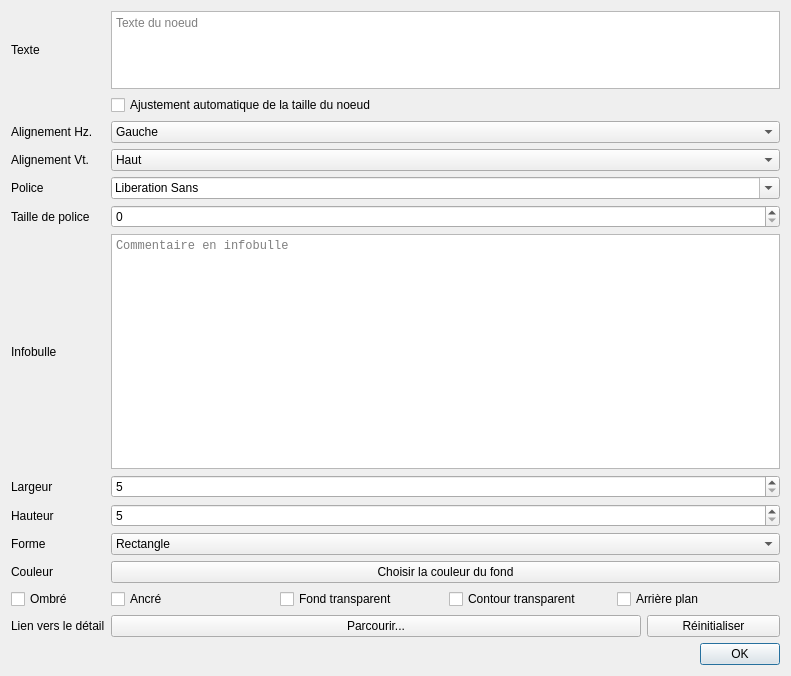
<?xml version="1.0" encoding="UTF-8"?>
<ui version="4.0">
 <class>ModifyCustomNodeDialog</class>
 <widget class="QDialog" name="ModifyCustomNodeDialog">
  <property name="geometry">
   <rect>
    <x>0</x>
    <y>0</y>
    <width>791</width>
    <height>676</height>
   </rect>
  </property>
  <property name="windowTitle">
   <string>Modifier le noeud</string>
  </property>
  <layout class="QGridLayout" name="gridLayout" rowstretch="1,0,0,0,0,0,3,0,0,0,0,0,0,0,0,0">
   <item row="13" column="0">
    <widget class="QCheckBox" name="checkBoxShadow">
     <property name="text">
      <string>Ombré</string>
     </property>
    </widget>
   </item>
   <item row="0" column="1">
    <widget class="QTextEdit" name="textEditText">
     <property name="tabChangesFocus">
      <bool>true</bool>
     </property>
     <property name="placeholderText">
      <string>Texte du noeud</string>
     </property>
    </widget>
   </item>
   <item row="6" column="1">
    <widget class="QTextEdit" name="textEditComment">
     <property name="font">
      <font>
       <family>Courier New</family>
      </font>
     </property>
     <property name="tabChangesFocus">
      <bool>true</bool>
     </property>
     <property name="placeholderText">
      <string>Commentaire en infobulle</string>
     </property>
    </widget>
   </item>
   <item row="1" column="1">
    <widget class="QCheckBox" name="checkBoxAutoAdjust">
     <property name="text">
      <string>Ajustement automatique de la taille du noeud</string>
     </property>
    </widget>
   </item>
   <item row="0" column="0">
    <widget class="QLabel" name="labelText">
     <property name="text">
      <string>Texte</string>
     </property>
     <property name="buddy">
      <cstring>textEditText</cstring>
     </property>
    </widget>
   </item>
   <item row="2" column="0">
    <widget class="QLabel" name="label">
     <property name="text">
      <string>Alignement Hz.</string>
     </property>
     <property name="buddy">
      <cstring>comboBoxHzAlign</cstring>
     </property>
    </widget>
   </item>
   <item row="13" column="1">
    <layout class="QHBoxLayout" name="horizontalLayout">
     <item>
      <widget class="QCheckBox" name="checkBoxMovable">
       <property name="text">
        <string>Ancré</string>
       </property>
      </widget>
     </item>
     <item>
      <widget class="QCheckBox" name="checkBoxBackground">
       <property name="text">
        <string>Fond transparent</string>
       </property>
      </widget>
     </item>
     <item>
      <widget class="QCheckBox" name="checkBoxContour">
       <property name="text">
        <string>Contour transparent</string>
       </property>
      </widget>
     </item>
     <item>
      <widget class="QCheckBox" name="checkBoxInTheBack">
       <property name="text">
        <string>Arrière plan</string>
       </property>
      </widget>
     </item>
    </layout>
   </item>
   <item row="14" column="0">
    <widget class="QLabel" name="labelLink">
     <property name="text">
      <string>Lien vers le détail</string>
     </property>
     <property name="buddy">
      <cstring>pushButtonLink</cstring>
     </property>
    </widget>
   </item>
   <item row="14" column="1">
    <layout class="QHBoxLayout" name="horizontalLayout_2" stretch="4,1">
     <item>
      <widget class="QPushButton" name="pushButtonLink">
       <property name="text">
        <string>Parcourir...</string>
       </property>
      </widget>
     </item>
     <item>
      <widget class="QPushButton" name="pushButtonInitDetail">
       <property name="text">
        <string>Réinitialiser</string>
       </property>
      </widget>
     </item>
    </layout>
   </item>
   <item row="15" column="1">
    <widget class="QDialogButtonBox" name="buttonBox">
     <property name="orientation">
      <enum>Qt::Horizontal</enum>
     </property>
     <property name="standardButtons">
      <set>QDialogButtonBox::Ok</set>
     </property>
    </widget>
   </item>
   <item row="12" column="0">
    <widget class="QLabel" name="labelColor">
     <property name="text">
      <string>Couleur</string>
     </property>
     <property name="buddy">
      <cstring>pushButtonColor</cstring>
     </property>
    </widget>
   </item>
   <item row="11" column="1">
    <widget class="QComboBox" name="comboBoxShape">
     <item>
      <property name="text">
       <string>Rectangle</string>
      </property>
     </item>
     <item>
      <property name="text">
       <string>Ellipse</string>
      </property>
     </item>
     <item>
      <property name="text">
       <string>Rectangle arrondi</string>
      </property>
     </item>
     <item>
      <property name="text">
       <string>Cylindre</string>
      </property>
     </item>
     <item>
      <property name="text">
       <string>Losange</string>
      </property>
     </item>
    </widget>
   </item>
   <item row="9" column="0">
    <widget class="QLabel" name="labelHeight">
     <property name="text">
      <string>Hauteur</string>
     </property>
     <property name="buddy">
      <cstring>spinBoxHeight</cstring>
     </property>
    </widget>
   </item>
   <item row="12" column="1">
    <widget class="QPushButton" name="pushButtonColor">
     <property name="text">
      <string>Choisir la couleur du fond</string>
     </property>
    </widget>
   </item>
   <item row="3" column="1">
    <widget class="QComboBox" name="comboBoxVtAlign">
     <item>
      <property name="text">
       <string>Haut</string>
      </property>
     </item>
     <item>
      <property name="text">
       <string>Centré</string>
      </property>
     </item>
     <item>
      <property name="text">
       <string>Bas</string>
      </property>
     </item>
    </widget>
   </item>
   <item row="2" column="1">
    <widget class="QComboBox" name="comboBoxHzAlign">
     <item>
      <property name="text">
       <string>Gauche</string>
      </property>
     </item>
     <item>
      <property name="text">
       <string>Centré</string>
      </property>
     </item>
     <item>
      <property name="text">
       <string>Droite</string>
      </property>
     </item>
    </widget>
   </item>
   <item row="4" column="0">
    <widget class="QLabel" name="label_3">
     <property name="text">
      <string>Police</string>
     </property>
     <property name="buddy">
      <cstring>fontComboBox</cstring>
     </property>
    </widget>
   </item>
   <item row="3" column="0">
    <widget class="QLabel" name="label_2">
     <property name="text">
      <string>Alignement Vt.</string>
     </property>
     <property name="buddy">
      <cstring>comboBoxVtAlign</cstring>
     </property>
    </widget>
   </item>
   <item row="7" column="1">
    <widget class="QSpinBox" name="spinBoxWidth">
     <property name="minimum">
      <number>5</number>
     </property>
     <property name="maximum">
      <number>9999</number>
     </property>
    </widget>
   </item>
   <item row="7" column="0">
    <widget class="QLabel" name="labelWidth">
     <property name="text">
      <string>Largeur</string>
     </property>
     <property name="buddy">
      <cstring>spinBoxWidth</cstring>
     </property>
    </widget>
   </item>
   <item row="6" column="0">
    <widget class="QLabel" name="labelComment">
     <property name="text">
      <string>Infobulle</string>
     </property>
     <property name="buddy">
      <cstring>textEditComment</cstring>
     </property>
    </widget>
   </item>
   <item row="4" column="1">
    <widget class="QFontComboBox" name="fontComboBox"/>
   </item>
   <item row="11" column="0">
    <widget class="QLabel" name="labelShape">
     <property name="text">
      <string>Forme</string>
     </property>
     <property name="buddy">
      <cstring>comboBoxShape</cstring>
     </property>
    </widget>
   </item>
   <item row="9" column="1">
    <widget class="QSpinBox" name="spinBoxHeight">
     <property name="minimum">
      <number>5</number>
     </property>
     <property name="maximum">
      <number>9999</number>
     </property>
    </widget>
   </item>
   <item row="5" column="1">
    <widget class="QSpinBox" name="spinBoxSize">
     <property name="whatsThis">
      <string>&lt;html&gt;&lt;head/&gt;&lt;body&gt;&lt;p&gt;Taille de la police, comprise entre 1 et 250&lt;/p&gt;&lt;p&gt;La valeur 0 réinitialise à la taille par défaut&lt;/p&gt;&lt;/body&gt;&lt;/html&gt;</string>
     </property>
     <property name="minimum">
      <number>0</number>
     </property>
     <property name="maximum">
      <number>250</number>
     </property>
     <property name="value">
      <number>0</number>
     </property>
    </widget>
   </item>
   <item row="5" column="0">
    <widget class="QLabel" name="label_4">
     <property name="text">
      <string>Taille de police</string>
     </property>
    </widget>
   </item>
  </layout>
 </widget>
 <resources/>
 <connections>
  <connection>
   <sender>buttonBox</sender>
   <signal>accepted()</signal>
   <receiver>ModifyCustomNodeDialog</receiver>
   <slot>accept()</slot>
   <hints>
    <hint type="sourcelabel">
     <x>248</x>
     <y>254</y>
    </hint>
    <hint type="destinationlabel">
     <x>157</x>
     <y>274</y>
    </hint>
   </hints>
  </connection>
  <connection>
   <sender>buttonBox</sender>
   <signal>rejected()</signal>
   <receiver>ModifyCustomNodeDialog</receiver>
   <slot>reject()</slot>
   <hints>
    <hint type="sourcelabel">
     <x>316</x>
     <y>260</y>
    </hint>
    <hint type="destinationlabel">
     <x>286</x>
     <y>274</y>
    </hint>
   </hints>
  </connection>
 </connections>
</ui>
